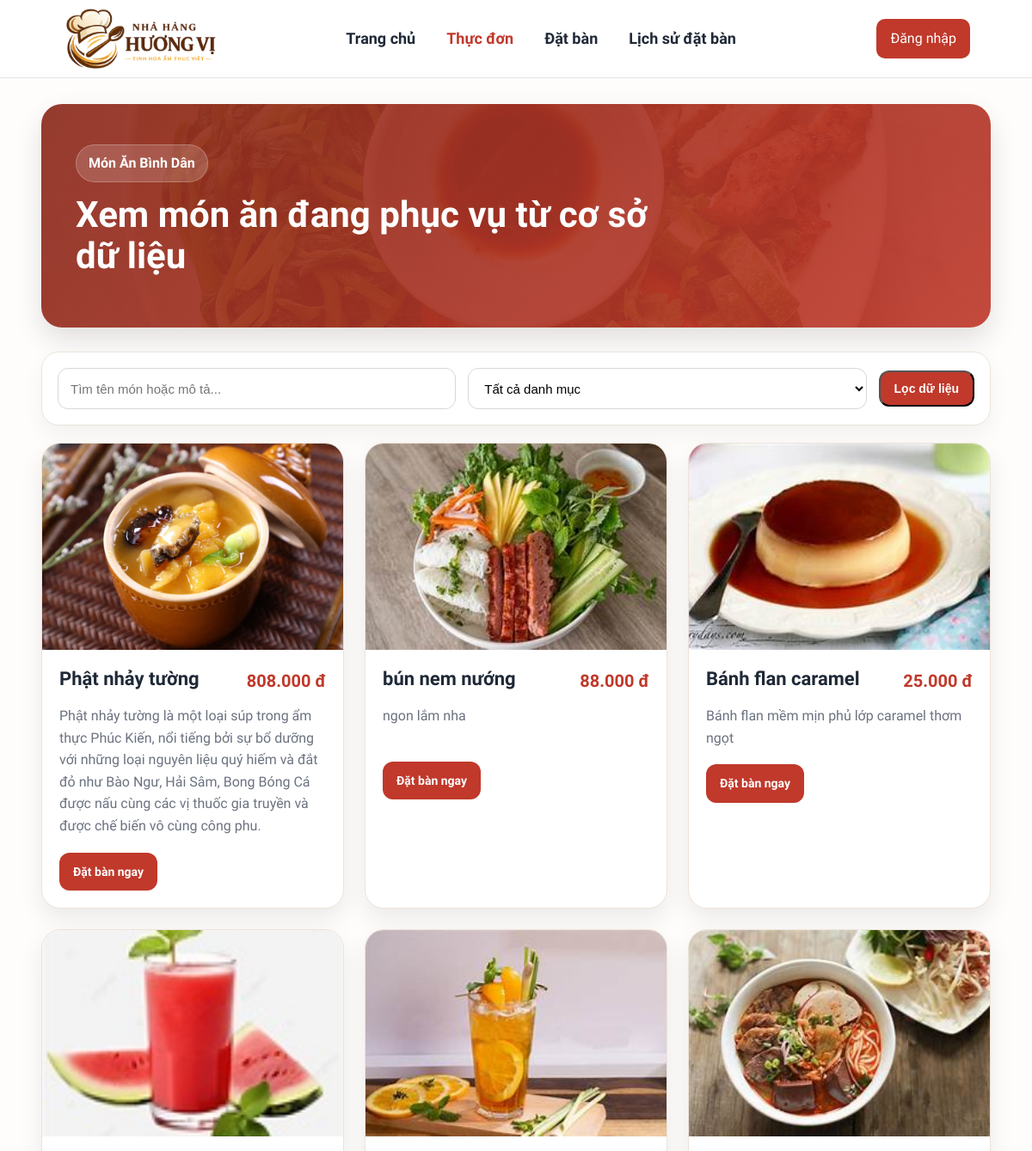
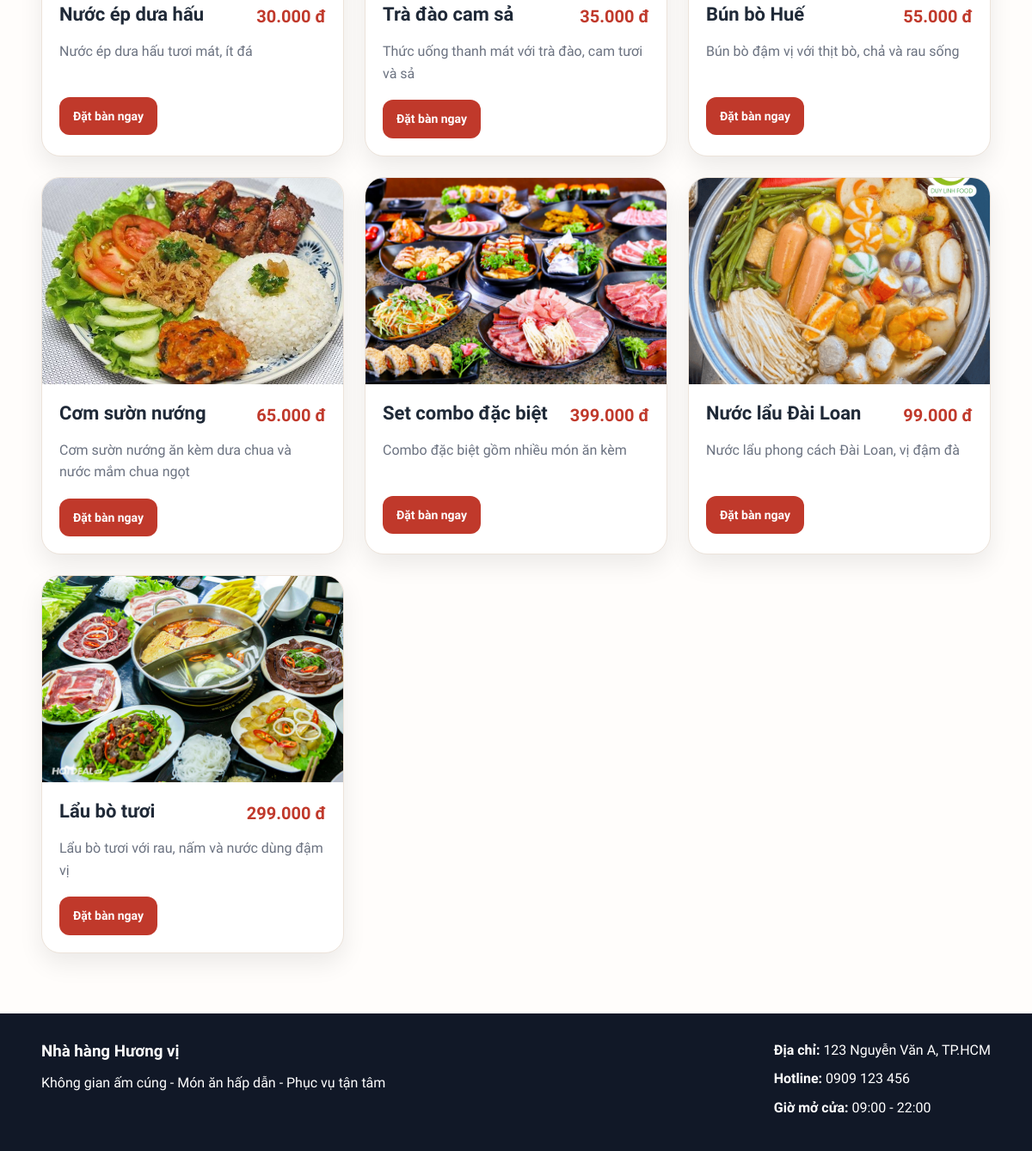
The app's page /customer/menu.php with its own data (2 pictures, top to bottom).
### tables this page shows
CREATE TABLE `menu_items` (
  `item_id` int(11) NOT NULL AUTO_INCREMENT,
  `category_id` int(11) NOT NULL,
  `item_name` varchar(100) NOT NULL,
  `price` decimal(12,2) NOT NULL,
  `description` varchar(255) DEFAULT NULL,
  `image_url` varchar(255) DEFAULT NULL,
  `status` enum('con_hang','het_hang','ngung_ban') NOT NULL DEFAULT 'con_hang',
  PRIMARY KEY (`item_id`),
  UNIQUE KEY `uq_menu_items_item_name` (`item_name`),
  KEY `idx_menu_items_category_id` (`category_id`),
  CONSTRAINT `fk_menu_items_category` FOREIGN KEY (`category_id`) REFERENCES `categories` (`category_id`) ON UPDATE CASCADE
);

### includes/functions.php (called while the page is built, shortened)
<?php
function format_currency($amount): string {
    return number_format((float)$amount, 0, ',', '.') . ' đ';
}
function e($value): string {
    return htmlspecialchars((string)$value, ENT_QUOTES, 'UTF-8');
}

### customer/menu.php (the view, shortened to what this page needs)
<?php
require_once __DIR__ . '/../config/database.php';
require_once __DIR__ . '/../includes/functions.php';
$db = null;
$dbType = '';
if (isset($pdo) && $pdo instanceof PDO) {
    $db = $pdo;
    $dbType = 'pdo';
} elseif (isset($conn) && $conn instanceof mysqli) {
    $db = $conn;
    $dbType = 'mysqli';
} elseif (isset($mysqli) && $mysqli instanceof mysqli) {
    $db = $mysqli;
    $dbType = 'mysqli';
} else {
    die('Không tìm thấy biến kết nối CSDL. Hãy kiểm tra file config/database.php');
}
function db_fetch_all($db, string $dbType, string $sql, array $params = []): array
{
    $stmt = $db->prepare($sql);
    $stmt->execute();
    $result = $stmt->get_result();
    return $result->fetch_all(MYSQLI_ASSOC);
}
$keyword = trim($_GET['keyword'] ?? '');
$sql = "SELECT
            mi.item_id,
            mi.item_name,
            mi.price,
            mi.description,
            mi.image_url,
            mi.status,
            c.category_name
        FROM menu_items mi
        LEFT JOIN categories c ON c.category_id = mi.category_id
        WHERE mi.status = 'con_hang'";
$params = [];
$sql .= " ORDER BY mi.item_id DESC";
$items = db_fetch_all($db, $dbType, $sql, $params);
include __DIR__ . '/../includes/header.php';
?>
<section class="menu-page">
    <div class="container">
        <div class="menu-hero">
            <div class="menu-hero-content">
                <span class="menu-badge">Món Ăn Bình Dân</span>
                <h1>Xem món ăn đang phục vụ từ cơ sở dữ liệu</h1>
            </div>
        </div>
        <div class="menu-toolbar">
            <form method="GET" class="menu-filter-form">
                <div class="filter-group">
                    <input
                        type="text"
                        class="filter-input"
                        name="keyword"
                        placeholder="Tìm tên món hoặc mô tả..."
                        value="<?= e($keyword) ?>"
                    >
                </div>
                <div class="filter-group">
                    <select class="filter-select" name="category_id">
                        <option value="0">Tất cả danh mục</option>
                    </select>
                </div>
                <button type="submit" class="btn btn-primary btn-sm">Lọc dữ liệu</button>
            </form>
        </div>
        <div class="menu-grid">
            <?php if (empty($items)): ?>
                <div class="empty-box">
                    <h3>Không tìm thấy món ăn phù hợp</h3>
                    <p>Hãy thử từ khóa khác hoặc bỏ bộ lọc danh mục.</p>
                </div>
            <?php else: ?>
                <?php foreach ($items as $item): ?>
                    <div class="menu-card">
                        <div class="menu-card-image">
                            <?php
                            $imageUrl = $item['image_url'] ?? '/quanlynhahang/assets/images/featured-2.jpg';
                            ?>
                            <img src="<?= e($imageUrl) ?>" alt="<?= e($item['item_name']) ?>">
                        </div>
                        <div class="menu-card-body">
                            <div class="menu-card-top">
                                <h3><?= e($item['item_name']) ?></h3>
                                <span class="menu-price"><?= format_currency($item['price']) ?></span>
                            </div>
                            <p class="menu-description">
                                <?= e($item['description'] ?: 'Chưa có mô tả cho món ăn này.') ?>
                            </p>
                            <div class="menu-card-actions">
                                <a href="/quanlynhahang/customer/reservation.php?item_id=<?= (int)$item['item_id'] ?>#chon-mon-dat-truoc" class="btn btn-primary btn-sm">
                                        Đặt bàn ngay
                                </a>
                            </div>
                        </div>
                    </div>
                <?php endforeach; ?>
            <?php endif; ?>
        </div>
    </div>
</section>
<?php include __DIR__ . '/../includes/footer.php'; ?>

### assets/css/style.css (style rules this page uses)
* { margin: 0; padding: 0; box-sizing: border-box; }
:root { --primary: #c0392b; --primary-dark: #a5281b; --secondary: #1f2937; --light: #fff8f2; --soft: #f7f3ee; --white: #ffffff; --text: #222; --muted: #6b7280; --border: #e8dfd7; --shadow: 0 12px 30px rgba(0, 0, 0, 0.08); --radius: 18px; }
body { font-family: 'Be Vietnam Pro', -apple-system, BlinkMacSystemFont, 'Segoe UI', system-ui, sans-serif; background: #fffdfb; color: var(--text); line-height: 1.6; }
img { display: block; max-width: 100%; }
a { text-decoration: none; }
.container { width: 92%; max-width: 1200px; margin: 0 auto; }
.btn { display: inline-block; padding: 14px 24px; border-radius: 12px; font-weight: 700; transition: all 0.25s ease; }
.btn-primary { background: #c0392b; color: #fff; }
.menu-page { padding: 30px 0 70px; background: #fffdfb; }
.menu-hero { background: linear-gradient(135deg, rgba(142, 45, 31, 0.92), rgba(192, 57, 43, 0.9)), url('/quanlynhahang/assets/images/hero-slide-2.jpg') center/cover no-repeat; border-radius: 24px; min-height: 260px; display: flex; align-items: center; padding: 40px; margin-bottom: 28px; box-shadow: 0 14px 32px rgba(0, 0, 0, 0.12); }
.menu-hero-content { max-width: 700px; color: #fff; }
.menu-badge { display: inline-block; background: rgba(255,255,255,0.16); border: 1px solid rgba(255,255,255,0.24); padding: 8px 14px; border-radius: 999px; font-weight: 700; margin-bottom: 14px; }
.menu-hero-content h1 { font-size: 42px; line-height: 1.15; margin-bottom: 12px; }
.menu-toolbar { background: #fff; border: 1px solid #ebe3da; border-radius: 20px; padding: 18px; box-shadow: 0 10px 24px rgba(0,0,0,0.05); margin-bottom: 20px; }
.menu-filter-form { display: flex; gap: 14px; align-items: center; flex-wrap: wrap; }
.filter-group { flex: 1; min-width: 220px; }
.filter-input, .filter-select { width: 100%; height: 48px; border: 1px solid #d8d8d8; border-radius: 12px; padding: 0 14px; outline: none; font-size: 15px; background: #fff; }
.menu-grid { display: grid; grid-template-columns: repeat(3, 1fr); gap: 24px; }
.menu-card { background: #fff; border-radius: 22px; overflow: hidden; border: 1px solid #ece3da; box-shadow: 0 12px 28px rgba(0,0,0,0.08); transition: transform 0.25s ease, box-shadow 0.25s ease; }
.menu-card-image { position: relative; height: 240px; overflow: hidden; }
.menu-card-image img { width: 100%; height: 100%; object-fit: cover; }
.menu-card-body { padding: 20px; }
.menu-card-top { display: flex; justify-content: space-between; align-items: flex-start; gap: 12px; margin-bottom: 12px; }
.menu-card-top h3 { font-size: 22px; line-height: 1.3; color: #1f2937; margin: 0; }
.menu-price { color: #c0392b; font-size: 20px; font-weight: 800; white-space: nowrap; }
.menu-description { color: #6b7280; margin-bottom: 18px; min-height: 48px; }
.menu-card-actions { display: flex; justify-content: space-between; align-items: center; }
.btn-sm { padding: 11px 16px; font-size: 14px; }

### records on screen
menu_items: image_url (picture), item_name "Phật nhảy tường", price "808.000 đ", description "Phật nhảy tường là một loại súp trong ẩm thực Phúc Kiến, nổi tiếng bởi sự bổ dưỡng với những loại nguyên liệu quý hiếm và đắt đỏ như Bào Ngư, Hải Sâm, Bong Bóng Cá được nấu cùng các vị thuốc gia truyền và được chế biến vô cùng công phu."
menu_items: image_url (picture), item_name "bún nem nướng", price "88.000 đ", description "ngon lắm nha"
menu_items: image_url (picture), item_name "Bánh flan caramel", price "25.000 đ", description "Bánh flan mềm mịn phủ lớp caramel thơm ngọt"
menu_items: image_url (picture), item_name "Nước ép dưa hấu", price "30.000 đ", description "Nước ép dưa hấu tươi mát, ít đá"
menu_items: image_url (picture), item_name "Trà đào cam sả", price "35.000 đ", description "Thức uống thanh mát với trà đào, cam tươi và sả"
menu_items: image_url (picture), item_name "Bún bò Huế", price "55.000 đ", description "Bún bò đậm vị với thịt bò, chả và rau sống"
menu_items: image_url (picture), item_name "Cơm sườn nướng", price "65.000 đ", description "Cơm sườn nướng ăn kèm dưa chua và nước mắm chua ngọt"
menu_items: image_url (picture), item_name "Set combo đặc biệt", price "399.000 đ", description "Combo đặc biệt gồm nhiều món ăn kèm"
menu_items: image_url (picture), item_name "Nước lẩu Đài Loan", price "99.000 đ", description "Nước lẩu phong cách Đài Loan, vị đậm đà"
menu_items: image_url (picture), item_name "Lẩu bò tươi", price "299.000 đ", description "Lẩu bò tươi với rau, nấm và nước dùng đậm vị"
